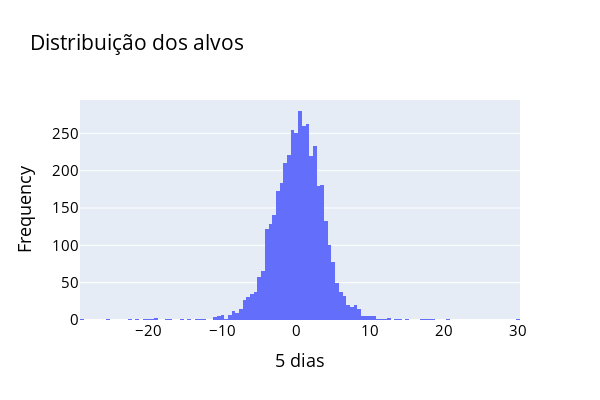

Here is the notebook cell this chart was saved with:
### Code cell
# Analisando as distribuições
fig = go.Figure(data=[go.Histogram(x = df1["Alvo5"])])

fig.update_layout(height = 400, width = 600
                  , title_text = "Distribuição dos alvos"
                  , font_color = "blue"
                  , title_font_color = "black"
                  , xaxis_title = "5 dias"
                  , yaxis_title = "Frequency"
                  , font = dict(size = 15, color = "Black")
                 )

fig.update_layout(hovermode = "x")
fig.show()

### Figure 1 — Plotly figure (JSON) as saved in the notebook; plotly's stock layout.template omitted (floating-point values rounded to 4 significant figures; data arrays with more than 128 entries replaced by an {"elided": "..."} marker saying what was removed)
{"data": [{"type": "histogram", "x": {"elided": "4181 float values"}}], "layout": {"font": {"color": "Black", "size": 15}, "height": 400, "hovermode": "x", "title": {"font": {"color": "black"}, "text": "Distribuição dos alvos"}, "width": 600, "xaxis": {"title": {"text": "5 dias"}}, "yaxis": {"title": {"text": "Frequency"}}}}
